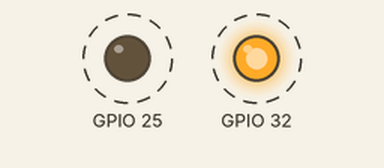
Bench run of a sketch on a simulated ESP32. Shown: output pins drawn as LEDs (lit = HIGH). Dashed ring = blinking.

Above: at 0.5 s.
Timing chart, 0 to 4.6 s (numbered marks = the images above):
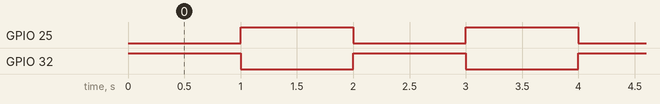

Measured:
- by itself, GPIO 25, GPIO 32: alternates HIGH for 1.0 s and LOW for 1.0 s

The sketch:

sketch.ino
```cpp
void setup() {
  pinMode(32, OUTPUT);
  pinMode(25, OUTPUT);

}

void loop() {
    digitalWrite(32, HIGH);
    digitalWrite(25, LOW);
    delay(1*1000);
    digitalWrite(32, LOW);
    digitalWrite(25, HIGH);
    delay(1*1000);

}
```
